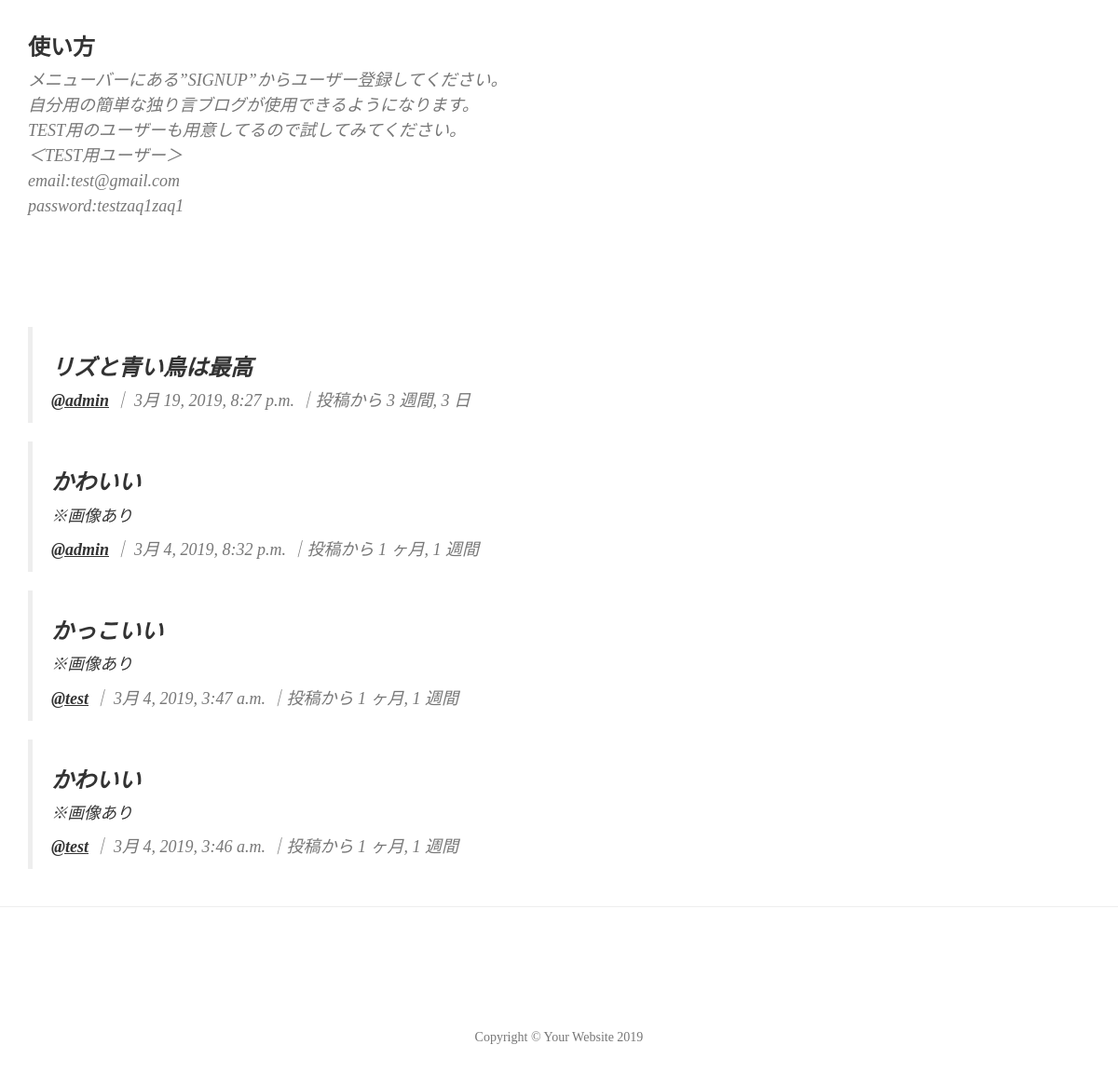
The app's page / (lower part), older data.
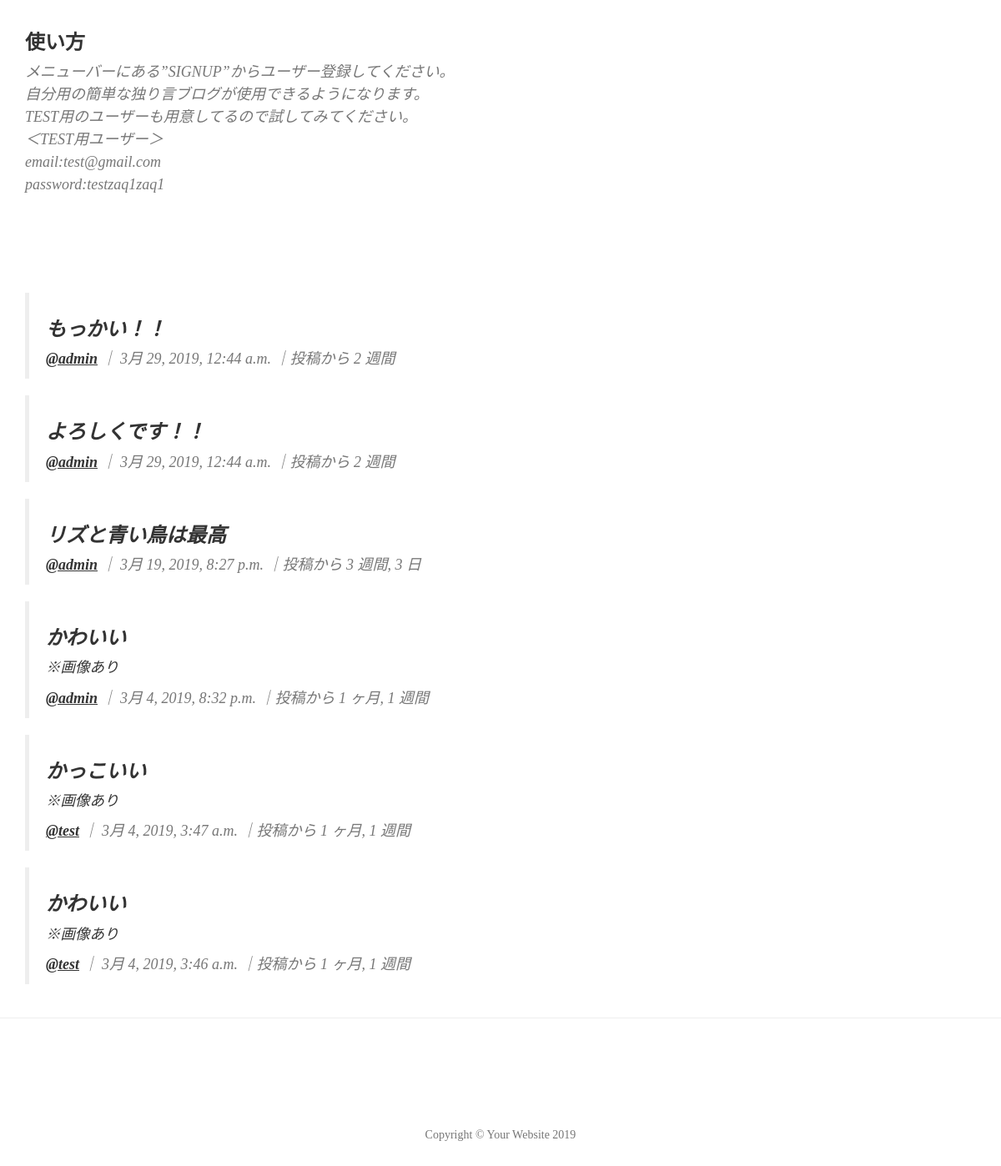
The same page, newer data.
### blog/models.py (models this page shows, shortened)
class Blog(models.Model):
    content = models.CharField(max_length=255)
    photo = models.ImageField(upload_to='anicolleblog', blank=True, null=True)
    anime_id = models.IntegerField(blank=True, null=True)
    anime = models.CharField(max_length=200, blank=True, null=True)
    posted_date = models.DateTimeField(auto_now_add=True)
    tag = models.ManyToManyField(Tag, blank=True)
    user = models.ForeignKey(settings.AUTH_USER_MODEL, on_delete=models.CASCADE)
    like_num = models.IntegerField(default=0)
    class Meta:
        ordering = ['-posted_date']

class User(AbstractBaseUser, PermissionsMixin):
    email = models.EmailField(_('email address'), unique=True)
    nick_name = models.CharField(_('nick name'), max_length=50, blank=False, unique=True, db_column="ユーザー名")
    is_staff = models.BooleanField(
        _('staff status'),
        default=False,
        help_text=_(
            'Designates whether the user can log into this admin site.'),
    )
    is_active = models.BooleanField(
        _('active'),
        default=True,
        help_text=_(
            'Designates whether this user should be treated as active. '
            'Unselect this instead of deleting accounts.'
        ),
    )
    date_joined = models.DateTimeField(_('date joined'), default=timezone.now)
    objects = UserManager()
    EMAIL_FIELD = 'email'
    USERNAME_FIELD = 'email'
    REQUIRED_FIELDS = []
    class Meta:
        verbose_name = _('user')
        verbose_name_plural = _('users')

### blog/views.py (the view)
# urls.py: path('', views.BlogListView.as_view(), name="index"),
class BlogListView(ListView):
    model = Blog
    context_object_name = "blog_list"
    paginate_by = 10

### blog/templates/blog/blog_list.html (shortened to what this page needs)
{% extends "base.html" %}
{% block body %}
{% if not user.is_authenticated %}
<div class="post-preview">
    <h3 class="post-title">
        使い方
    </h3>
    <p class="post-meta">メニューバーにある”SIGNUP”からユーザー登録してください。<br>
        自分用の簡単な独り言ブログが使用できるようになります。<br>
        TEST用のユーザーも用意してるので試してみてください。<br>
        ＜TEST用ユーザー＞<br>
        email:test@gmail.com<br>
        password:testzaq1zaq1<br>
    </p>
</div>
{% endif %}
<br>
<br>
<br>
{% for blog in blog_list %}
<blockquote class="blockquote">
<div class="post-preview">
    <a href="{% url 'detail' blog.id %}">
        <h3 class="post-meta">
            {{blog.content}}
        </h3>
        {% if blog.photo %}
        <p class="post-subtitle">※画像あり</p>
        {% endif %}
    </a>
    <p class="post-meta">
        <b><a href="{% url 'profile_detail' blog.user.nick_name %}">@{{blog.user.nick_name}}</a>
        </b> ｜ {{blog.posted_date}} ｜投稿から {{blog.posted_date|timesince}}
    </p>
</div>
</blockquote>
{% endfor %}
{% endblock %}

Row changes from the older to the newer data that the page shows:
added Blog: content "もっかい！！", user.nick_name "admin", posted_date "3月 29, 2019, 12:44 a.m.", posted_date "2 週間"
added Blog: content "よろしくです！！", user.nick_name "admin", posted_date "3月 29, 2019, 12:44 a.m.", posted_date "2 週間"
